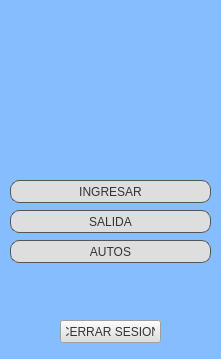
<?xml version="1.0" encoding="UTF-8"?>
<ui version="4.0">
 <class>Principal</class>
 <widget class="QWidget" name="Principal">
  <property name="geometry">
   <rect>
    <x>0</x>
    <y>0</y>
    <width>221</width>
    <height>359</height>
   </rect>
  </property>
  <property name="windowTitle">
   <string>MENU</string>
  </property>
  <property name="styleSheet">
   <string notr="true">background-color: rgb(134, 189, 255);
border-color: rgb(13, 13, 13);</string>
  </property>
  <widget class="QPushButton" name="pbIngreso">
   <property name="geometry">
    <rect>
     <x>10</x>
     <y>180</y>
     <width>201</width>
     <height>23</height>
    </rect>
   </property>
   <property name="focusPolicy">
    <enum>Qt::NoFocus</enum>
   </property>
   <property name="styleSheet">
    <string notr="true">color: #333;
border: 1px solid #555;
border-radius: 9px;
padding: 5px;
background-color: rgb(222, 222, 222);</string>
   </property>
   <property name="text">
    <string>INGRESAR</string>
   </property>
  </widget>
  <widget class="QPushButton" name="pbSalida">
   <property name="geometry">
    <rect>
     <x>10</x>
     <y>210</y>
     <width>201</width>
     <height>23</height>
    </rect>
   </property>
   <property name="focusPolicy">
    <enum>Qt::NoFocus</enum>
   </property>
   <property name="styleSheet">
    <string notr="true">color: #333;
border: 1px solid #555;
border-radius: 9px;
padding: 5px;
background-color: rgb(222, 222, 222);</string>
   </property>
   <property name="text">
    <string>SALIDA</string>
   </property>
  </widget>
  <widget class="QPushButton" name="pbAutos">
   <property name="geometry">
    <rect>
     <x>10</x>
     <y>240</y>
     <width>201</width>
     <height>23</height>
    </rect>
   </property>
   <property name="focusPolicy">
    <enum>Qt::NoFocus</enum>
   </property>
   <property name="styleSheet">
    <string notr="true">color: #333;
border: 1px solid #555;
border-radius: 9px;
padding: 5px;
background-color: rgb(222, 222, 222);</string>
   </property>
   <property name="text">
    <string>AUTOS</string>
   </property>
  </widget>
  <widget class="QPushButton" name="pbCerrarSesion">
   <property name="geometry">
    <rect>
     <x>60</x>
     <y>320</y>
     <width>101</width>
     <height>23</height>
    </rect>
   </property>
   <property name="focusPolicy">
    <enum>Qt::NoFocus</enum>
   </property>
   <property name="styleSheet">
    <string notr="true">color: #333;

padding: 5px;
background-color: rgb(222, 222, 222);</string>
   </property>
   <property name="text">
    <string>CERRAR SESION</string>
   </property>
  </widget>
  <widget class="QLabel" name="lIcono2">
   <property name="geometry">
    <rect>
     <x>60</x>
     <y>30</y>
     <width>100</width>
     <height>100</height>
    </rect>
   </property>
   <property name="text">
    <string/>
   </property>
   <property name="pixmap">
    <pixmap resource="recursos.qrc">:/imagenes/imagenes/auto.png</pixmap>
   </property>
   <property name="scaledContents">
    <bool>true</bool>
   </property>
  </widget>
 </widget>
 <resources>
  <include location="recursos.qrc"/>
 </resources>
 <connections/>
</ui>
